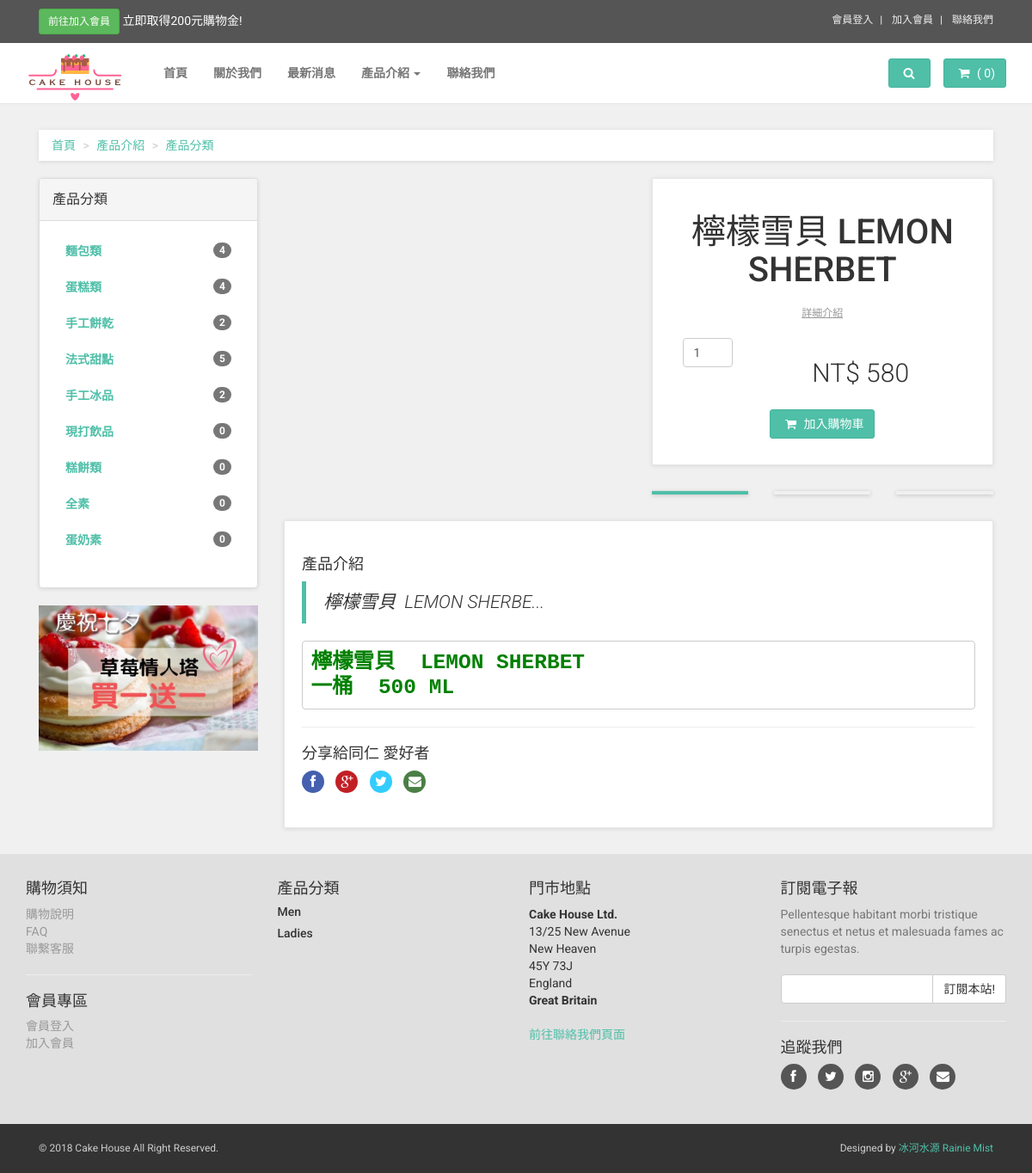
Screenshot of /frontend/products.php?id=18 with the database file from the repository.
### tables this page shows
CREATE TABLE `product_categories` (
  `product_categories_id` int(11) NOT NULL,
  `category` varchar(255) NOT NULL,
  `created_at` varchar(255) DEFAULT NULL,
  `updated_at` varchar(255) DEFAULT NULL,
  `order` int(11) NOT NULL,
  `series_id` int(11) NOT NULL
);

CREATE TABLE `products` (
  `products_id` int(11) NOT NULL,
  `product_categories_id` int(11) NOT NULL,
  `picture` varchar(255) DEFAULT NULL,
  `name` varchar(255) NOT NULL,
  `description` text NOT NULL,
  `price` varchar(255) NOT NULL,
  `created_at` varchar(255) DEFAULT NULL,
  `updated_at` varchar(255) DEFAULT NULL,
  `type` int(11) NOT NULL
);

### frontend/products.php (the view, shortened to what this page needs)
<?php
require('../connection/connection.php');
$query = $db->query("SELECT * FROM products WHERE products_id=".$_GET['id']);
$products = $query->fetch(PDO::FETCH_ASSOC);
?>
<!DOCTYPE html>
<html lang="en">
<head>
    <?php require_once('template/head_files.php'); ?>
</head>
<body>
<?php require_once('template/navbar.php'); ?>
    <div id="all">
        <div id="content">
            <div class="container">
                <div class="col-md-12">
                    <ul class="breadcrumb">
                    <li><a href="../index.php">首頁</a>
                        </li>
                        <li><a href="#">產品介紹</a>
                        </li>
                        <li><a href="#">產品分類</a>
                        </li>
                    </ul>
                </div>
                <div class="col-md-3">
                    <div class="panel panel-default sidebar-menu">
                       <div class="panel-heading">
                            <h3 class="panel-title">產品分類</h3>
                        </div>
                        <div class="panel-body">
                            <ul class="nav nav-pills nav-stacked category-menu">
                            <?php foreach($categories as $side_categories){
                                    $query = $db->query("SELECT * FROM products WHERE product_categories_id=".$side_categories['product_categories_id']);
                                    $total_products = count ($query->FetchAll(PDO::FETCH_ASSOC));
                                    ?>
                                <li>
                                    <a href="products_list.php?cat=<?php echo $side_categories['product_categories_id'];?>">
                                    <?php echo $side_categories['category']; ?><span class="badge pull-right"><?php echo $total_products; ?></span></a>
                                </li>
                                <?php } ?>
                            </ul>
                        </div>
                    </div>
                    <div class="banner">
                        <a href="#">
                        <img src="../images/ad-banner.jpg" alt="" class="img-responsive">
                        </a>
                    </div>
                </div>
                <div class="col-md-9">
                    <div class="row" id="productMain">
                        <div class="col-sm-6">
                        </div>
                        <div class="col-sm-6">
                        <form action="cart/add_cart.php" method="post">
                            <div class="box">
                                <h1 class="text-center"><?php echo $products['name']; ?></h1>
                                <p class="goToDescription"><a href="#details" class="scroll-to">詳細介紹</a>
                                </p>
                                <p class="quantity col-sm-3"><input type="number" value="1" name="quantity" class="form-control"></p>
                                <p class="price">NT$ <?php echo $products['price']; ?> </p>
                                <p class="text-center buttons">
                                    <button type="submit" class="btn btn-primary"><i class="fa fa-shopping-cart"></i> 加入購物車</button>
                                </p>
                            </div>
                            <div class="row" id="thumbs">
                                <div class="col-xs-4">
                                    <a href="../uploads/products/<?php echo $products['picture']; ?>" class="thumb">
                                    </a>
                                </div>
                                <div class="col-xs-4">
                                    <a href="../uploads/products/<?php echo $products['picture']; ?>" class="thumb">
                                    </a>
                                </div>
                                <div class="col-xs-4">
                                    <a href="../uploads/products/<?php echo $products['picture']; ?>" class="thumb">
                                    </a>
                                </div>
                            </div>
                        </div>
                    </div>
                    <div class="box" id="details">
                        <p>
                            <h4>產品介紹</h4>
                            <blockquote>
                                <p class="lead"><em><?php echo mb_strimwidth (strip_tags($products ['description']),0,40,"..."); ?></em>
                                </p>
                            </blockquote>
                            <?php echo $products ['description']; ?>
                            <hr>
                            <div class="social">
                                <h4>分享給同仁 愛好者</h4>
                                <p>
                                    <a href="#" class="external facebook" data-animate-hover="pulse"><i class="fa fa-facebook"></i></a>
                                    <a href="#" class="external gplus" data-animate-hover="pulse"><i class="fa fa-google-plus"></i></a>
                                    <a href="#" class="external twitter" data-animate-hover="pulse"><i class="fa fa-twitter"></i></a>
                                    <a href="#" class="email" data-animate-hover="pulse"><i class="fa fa-envelope"></i></a>
                                </p>
                            </div>
                    </div>
                        </div>
                    </div>
                            </div>
                    </div>
       <?php require_once('template/footer.php'); ?>
</body>
</html>

### css/cake/style.default.css (style rules this page uses)
a, button { -webkit-transition: all 0.2s ease-out; -moz-transition: all 0.2s ease-out; transition: all 0.2s ease-out; }
a i.fa, button i.fa { margin: 0 5px; }
p.lead { font-weight: 300; }
h1 { font-weight: 700; font-size: 40px; }
.breadcrumb { -webkit-box-shadow: 0 1px 5px rgba(0, 0, 0, 0.1); box-shadow: 0 1px 5px rgba(0, 0, 0, 0.1); }
.box { background: #fff; margin: 0 0 30px; border: solid 1px #e6e6e6; -webkit-box-sizing: border-box; -moz-box-sizing: border-box; box-sizing: border-box; padding: 20px; -webkit-box-shadow: 0 1px 5px rgba(0, 0, 0, 0.1); box-shadow: 0 1px 5px rgba(0, 0, 0, 0.1); }
#content .panel.sidebar-menu { -webkit-box-sizing: border-box; -moz-box-sizing: border-box; box-sizing: border-box; -webkit-box-shadow: 0 1px 5px rgba(0, 0, 0, 0.1); box-shadow: 0 1px 5px rgba(0, 0, 0, 0.1); }
#content .panel.sidebar-menu h3 { padding: 5px 0; margin: 0; }
#content .panel.sidebar-menu ul.nav.category-menu { margin-bottom: 20px; }
#content .panel.sidebar-menu ul.nav.category-menu li a { text-transform: uppercase; font-weight: bold; }
#content .banner { margin-bottom: 30px; }
#content #productMain { margin-bottom: 30px; }
#content #productMain .goToDescription { margin-top: 20px; font-size: 12px; text-align: center; }
#content #productMain .goToDescription a { color: #999999; text-decoration: underline; }
#content #productMain .price { font-size: 30px; font-weight: 300; text-align: center; margin-top: 40px; }
#content #productMain .buttons { margin-bottom: 0; text-align: center; }
#content #productMain .buttons .btn { margin-bottom: 10px; }
#content #details .social { text-align: left; }
#content #details .social h4 { font-weight: 300; margin-bottom: 10px; }
#content #details .social p { line-height: 26px; }
#content #details .social p a { margin: 0 10px 0 0; color: #fff; display: inline-block; width: 26px; height: 26px; border-radius: 13px; line-height: 26px; font-size: 15px; text-align: center; -webkit-transition: all 0.2s ease-out; -moz-transition: all 0.2s ease-out; transition: all 0.2s ease-out; vertical-align: bottom; }
#content #details .social p a i { vertical-align: bottom; line-height: 26px; }
#content #details .social p a.facebook { background-color: #4460ae; }
#content #details .social p a.gplus { background-color: #c21f25; }
#content #details .social p a.twitter { background-color: #3cf; }
#content #details .social p a.email { background-color: #4a7f45; }
#content #thumbs a { display: block; -webkit-box-shadow: 0 1px 5px rgba(0, 0, 0, 0.2); box-shadow: 0 1px 5px rgba(0, 0, 0, 0.2); border: solid 2px transparent; }
#content #thumbs a.active { border-color: #4fbfa8; }
.nav { margin-bottom: 0; padding-left: 0; list-style: none; }
.nav > li > a { padding: 10px 15px; }
.nav-pills > li > a { border-radius: 0; }
body { font-family: "Roboto", Helvetica, Arial, sans-serif; font-size: 14px; line-height: 1.42857143; color: #333333; background-color: #f0f0f0; }
a { color: #4fbfa8; text-decoration: none; }
hr { margin-top: 20px; margin-bottom: 20px; border: 0; border-top: 1px solid #eeeeee; }
.breadcrumb { padding: 8px 15px; margin-bottom: 20px; background-color: #ffffff; border-radius: 0; }
.breadcrumb > li + li:before { content: ">\00a0"; color: #cccccc; }
.btn { font-weight: normal; font-family: "Roboto", Helvetica, Arial, sans-serif; padding: 6px 12px; font-size: 14px; line-height: 1.42857143; border-radius: 3px; }
.btn-primary { color: #ffffff; background-color: #4fbfa8; border-color: #41b39c; }
.form-control { -webkit-box-shadow: none; box-shadow: none; }
h1, h2, h3, h4, h5, h6, .h1, .h2, .h3, .h4, .h5, .h6 { font-family: inherit; font-weight: 500; line-height: 1.1; color: inherit; }
h1, .h1, h2, .h2, h3, .h3 { margin-top: 20px; margin-bottom: 20px; }
p, ul, ol { margin: 0 0 20px; }
.lead { margin-bottom: 20px; font-size: 16px; }
@media (min-width: 768px) { .lead { font-size: 21px; } }
blockquote { padding: 10px 20px; margin: 0 0 20px; font-size: 14px; border-left: 5px solid #4fbfa8; }

### rows the page displays
product_categories: category "麵包類", total_products "4"
product_categories: category "蛋糕類", total_products "4"
product_categories: category "手工餅乾", total_products "2"
product_categories: category "法式甜點", total_products "5"
product_categories: category "手工冰品", total_products "2"
product_categories: category "現打飲品", total_products "0"
product_categories: category "糕餅類", total_products "0"
product_categories: category "全素", total_products "0"
product_categories: category "蛋奶素", total_products "0"
products: name "檸檬雪貝 LEMON SHERBET", price "580", description "檸檬雪貝 LEMON SHERBE...", description "檸檬雪貝 LEMON SHERBET 一桶 500 ML"
